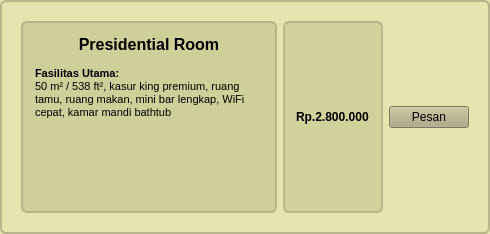
              <widget class="QFrame" name="roomFrame2_8">
               <property name="styleSheet">
                <string notr="true">
                QFrame { background-color: rgb(231,228,176); border: 2px solid rgb(184,182,139); border-radius: 6px; padding: 8px; }
                QLabel#roomTitle2 { font-weight: bold; font-size: 12pt; }
                QLabel#roomDesc2 { font-size: 9pt; }
              </string>
               </property>
               <layout class="QHBoxLayout" name="horizontalLayout_12">
                <item>
                 <layout class="QVBoxLayout" name="roomTextCol2_8"/>
                </item>
                <item>
                 <widget class="QTextEdit" name="textEdit_10">
                  <property name="styleSheet">
                   <string notr="true">background-color: rgb(207, 207, 154);</string>
                  </property>
                  <property name="html">
                   <string>&lt;!DOCTYPE HTML PUBLIC &quot;-//W3C//DTD HTML 4.0//EN&quot; &quot;http://www.w3.org/TR/REC-html40/strict.dtd&quot;&gt;
&lt;html&gt;&lt;head&gt;&lt;meta name=&quot;qrichtext&quot; content=&quot;1&quot; /&gt;&lt;meta charset=&quot;utf-8&quot; /&gt;&lt;style type=&quot;text/css&quot;&gt;
p, li { white-space: pre-wrap; }
hr { height: 1px; border-width: 0; }
li.unchecked::marker { content: &quot;\2610&quot;; }
li.checked::marker { content: &quot;\2612&quot;; }
&lt;/style&gt;&lt;/head&gt;&lt;body style=&quot; font-family:'Segoe UI'; font-size:9pt; font-weight:400; font-style:normal;&quot;&gt;
&lt;p align=&quot;center&quot; style=&quot; margin-top:0px; margin-bottom:0px; margin-left:0px; margin-right:0px; -qt-block-indent:0; text-indent:0px;&quot;&gt;&lt;span style=&quot; font-family:'MS Shell Dlg 2'; font-size:12pt; font-weight:600;&quot;&gt;Presidential&lt;/span&gt;&lt;span style=&quot; font-family:'MS Shell Dlg 2'; font-size:12pt;&quot;&gt; &lt;/span&gt;&lt;span style=&quot; font-family:'MS Shell Dlg 2'; font-size:12pt; font-weight:600;&quot;&gt;Room&lt;/span&gt;&lt;/p&gt;
&lt;p style=&quot;-qt-paragraph-type:empty; margin-top:0px; margin-bottom:0px; margin-left:0px; margin-right:0px; -qt-block-indent:0; text-indent:0px; font-family:'MS Shell Dlg 2'; font-size:8pt;&quot;&gt;&lt;br /&gt;&lt;/p&gt;
&lt;p style=&quot; margin-top:0px; margin-bottom:0px; margin-left:0px; margin-right:0px; -qt-block-indent:0; text-indent:0px;&quot;&gt;&lt;span style=&quot; font-family:'MS Shell Dlg 2'; font-size:8pt; font-weight:600;&quot;&gt;Fasilitas Utama: &lt;/span&gt;&lt;/p&gt;
&lt;p style=&quot; margin-top:0px; margin-bottom:0px; margin-left:0px; margin-right:0px; -qt-block-indent:0; text-indent:0px;&quot;&gt;&lt;span style=&quot; font-family:'MS Shell Dlg 2'; font-size:8pt;&quot;&gt;50 m² / 538 ft², kasur king premium, ruang tamu, ruang makan, mini bar lengkap, WiFi cepat, kamar mandi bathtub&lt;/span&gt;&lt;/p&gt;&lt;/body&gt;&lt;/html&gt;</string>
                  </property>
                 </widget>
                </item>
                <item>
                 <widget class="QLabel" name="label_28">
                  <property name="font">
                   <font>
                    <bold>true</bold>
                   </font>
                  </property>
                  <property name="styleSheet">
                   <string notr="true">background-color: rgb(209, 209, 156);</string>
                  </property>
                  <property name="text">
                   <string>Rp.2.800.000</string>
                  </property>
                 </widget>
                </item>
                <item>
                 <widget class="QPushButton" name="btnPrice2_8">
                  <property name="styleSheet">
                   <string notr="true"> color: rgb(0, 0, 0); background-color: rgb(174,167,126)
 </string>
                  </property>
                  <property name="text">
                   <string>Pesan</string>
                  </property>
                 </widget>
                </item>
               </layout>
              </widget>
